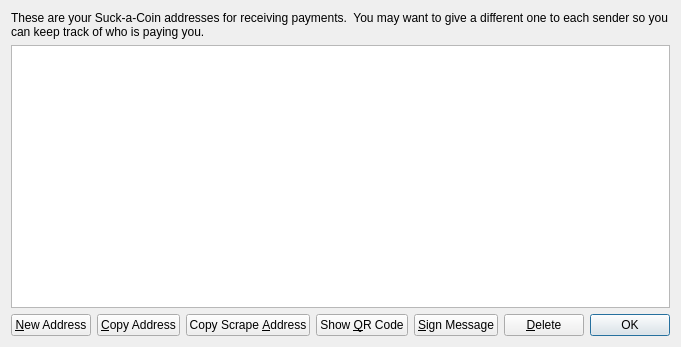
<?xml version="1.0" encoding="UTF-8"?>
<ui version="4.0">
 <class>AddressBookPage</class>
 <widget class="QWidget" name="AddressBookPage">
  <property name="geometry">
   <rect>
    <x>0</x>
    <y>0</y>
    <width>627</width>
    <height>347</height>
   </rect>
  </property>
  <property name="windowTitle">
   <string>Address Book</string>
  </property>
  <layout class="QVBoxLayout" name="verticalLayout">
   <item>
    <widget class="QLabel" name="labelExplanation">
     <property name="text">
      <string>These are your Suck-a-Coin addresses for receiving payments.  You may want to give a different one to each sender so you can keep track of who is paying you.</string>
     </property>
     <property name="textFormat">
      <enum>Qt::AutoText</enum>
     </property>
     <property name="wordWrap">
      <bool>true</bool>
     </property>
    </widget>
   </item>
   <item>
    <widget class="QTableView" name="tableView">
     <property name="contextMenuPolicy">
      <enum>Qt::CustomContextMenu</enum>
     </property>
     <property name="toolTip">
      <string>Double-click to edit address or label</string>
     </property>
     <property name="tabKeyNavigation">
      <bool>false</bool>
     </property>
     <property name="alternatingRowColors">
      <bool>true</bool>
     </property>
     <property name="selectionMode">
      <enum>QAbstractItemView::SingleSelection</enum>
     </property>
     <property name="selectionBehavior">
      <enum>QAbstractItemView::SelectRows</enum>
     </property>
     <property name="sortingEnabled">
      <bool>true</bool>
     </property>
     <attribute name="verticalHeaderVisible">
      <bool>false</bool>
     </attribute>
    </widget>
   </item>
   <item>
    <layout class="QHBoxLayout" name="horizontalLayout">
     <item>
      <widget class="QPushButton" name="newAddressButton">
       <property name="toolTip">
        <string>Create a new address</string>
       </property>
       <property name="text">
        <string>&amp;New Address</string>
       </property>
       <property name="icon">
        <iconset resource="../bitcoin.qrc">
         <normaloff>:/icons/add</normaloff>:/icons/add</iconset>
       </property>
      </widget>
     </item>
     <item>
      <widget class="QPushButton" name="copyToClipboard">
       <property name="toolTip">
        <string>Copy the currently selected address to the system clipboard</string>
       </property>
       <property name="text">
        <string>&amp;Copy Address</string>
       </property>
       <property name="icon">
        <iconset resource="../bitcoin.qrc">
         <normaloff>:/icons/editcopy</normaloff>:/icons/editcopy</iconset>
       </property>
      </widget>
     </item>
     <item>
      <widget class="QPushButton" name="copyScrapeAddrToClipboard">
       <property name="toolTip">
        <string>Copy the currently selected scrape address to the system clipboard</string>
       </property>
       <property name="text">
        <string>Copy Scrape &amp;Address</string>
       </property>
       <property name="icon">
        <iconset resource="../bitcoin.qrc">
         <normaloff>:/icons/editcopy</normaloff>:/icons/editcopy</iconset>
       </property>
      </widget>
     </item>
     <item>
      <widget class="QPushButton" name="showQRCode">
       <property name="text">
        <string>Show &amp;QR Code</string>
       </property>
       <property name="icon">
        <iconset resource="../bitcoin.qrc">
         <normaloff>:/icons/qrcode</normaloff>:/icons/qrcode</iconset>
       </property>
      </widget>
     </item>
     <item>
      <widget class="QPushButton" name="signMessage">
       <property name="toolTip">
        <string>Sign a message to prove you own this address</string>
       </property>
       <property name="text">
        <string>&amp;Sign Message</string>
       </property>
       <property name="icon">
        <iconset resource="../bitcoin.qrc">
         <normaloff>:/icons/edit</normaloff>:/icons/edit</iconset>
       </property>
      </widget>
     </item>
     <item>
      <widget class="QPushButton" name="deleteButton">
       <property name="toolTip">
        <string>Delete the currently selected address from the list. Only sending addresses can be deleted.</string>
       </property>
       <property name="text">
        <string>&amp;Delete</string>
       </property>
       <property name="icon">
        <iconset resource="../bitcoin.qrc">
         <normaloff>:/icons/remove</normaloff>:/icons/remove</iconset>
       </property>
      </widget>
     </item>
     <item>
      <spacer name="horizontalSpacer">
       <property name="orientation">
        <enum>Qt::Horizontal</enum>
       </property>
       <property name="sizeHint" stdset="0">
        <size>
         <width>40</width>
         <height>20</height>
        </size>
       </property>
      </spacer>
     </item>
     <item>
      <widget class="QDialogButtonBox" name="buttonBox">
       <property name="sizePolicy">
        <sizepolicy hsizetype="Maximum" vsizetype="Fixed">
         <horstretch>0</horstretch>
         <verstretch>0</verstretch>
        </sizepolicy>
       </property>
       <property name="standardButtons">
        <set>QDialogButtonBox::Ok</set>
       </property>
      </widget>
     </item>
    </layout>
   </item>
  </layout>
 </widget>
 <resources>
  <include location="../bitcoin.qrc"/>
 </resources>
 <connections/>
</ui>
